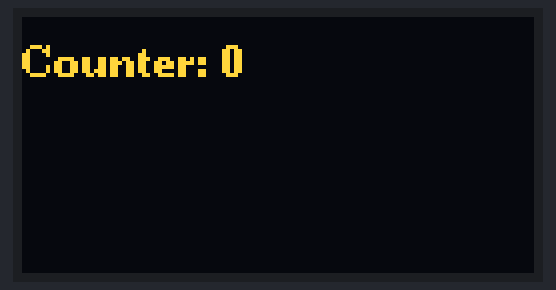
The sketch below on a simulated ESP32. Shown: 128×64 one-colour display. The OLED is the two-colour kind (top 16 rows yellow).

Above: at 0.1 s.
At 7.3 s:
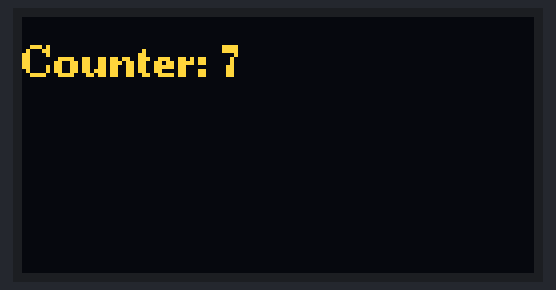
At 11.4 s:
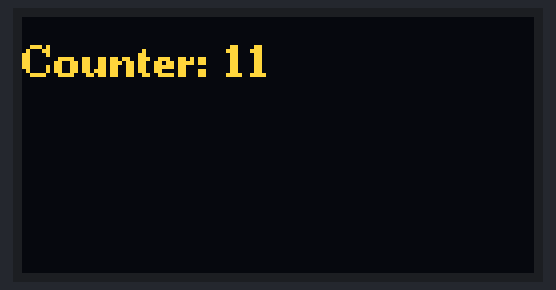
At 18.6 s:
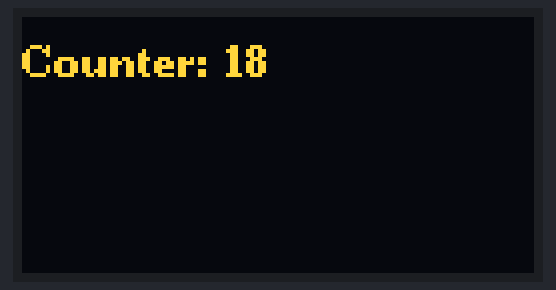
At 28.8 s:
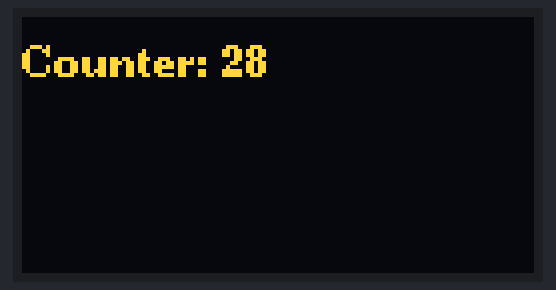
At 38.1 s:
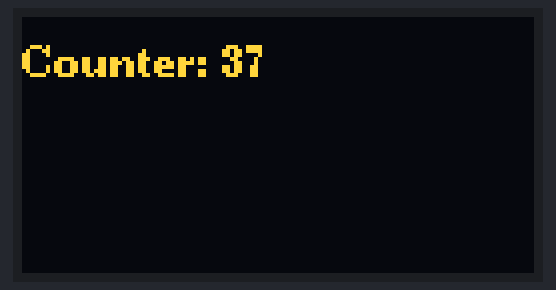

The sketch:

core0.ino
```cpp
#include <U8g2lib.h>
U8G2_SSD1306_128X64_NONAME_1_HW_I2C u8g2(U8G2_R0, U8X8_PIN_NONE);

void taskOLED( void * pvParam ) {
  u8g2.begin();
  u8g2.setFont(u8g2_font_ncenB08_tr);
  int num = 0;
  String txt;

  while (1) {
    txt = "Counter: " + String(num++);
    u8g2.firstPage();
    do {
      u8g2.drawStr(0, 15, txt.c_str());  // 在(0, 15)座標顯示文字
    } while ( u8g2.nextPage() );
    vTaskDelay( 1000 / portTICK_PERIOD_MS);
  }
}

void setup() {
  xTaskCreate(taskOLED, "task OLED", 1500, NULL, 1, NULL);
}

void loop() { }
```

Measured:
- what the display in image 0 shows lasts 1.0 s, from 0.1 s to 1.1 s
